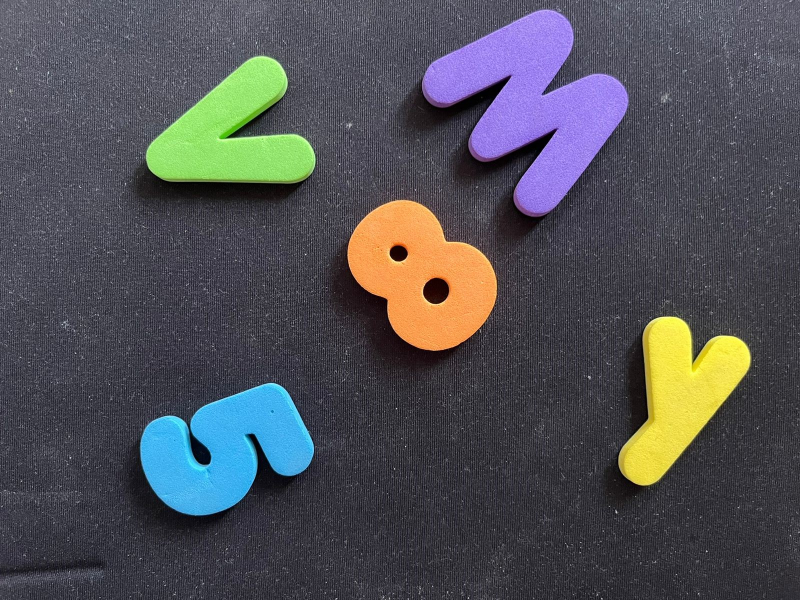
#> input picture act2/im3.jpeg, 1600 x 1200 px (shown at 1/2 size)
$ python detectar_region.py
#> lines starting #> are read from the running program, lines starting #| are printed output that depends on the picture; after the words box and inside, x2 and y2 are one past the last pixel; in counts of white or black regions, pixels touching at a corner belong together
# Programa para segmentar regiones de interés en función del color
import cv2
import numpy as np

if __name__ == '__main__':
    print("Inicio")
    # Abrimos la imagen
    img = cv2.imread("im3.jpeg")
#> img is the input picture: shape (1200, 1600, 3); mean B, G, R 85.7, 80.9, 80.3
    print(img.shape)
#| (1200, 1600, 3)

    # Cambiamos de tamaño (opcional)
    f = 0.5
    img_resized = cv2.resize(img, (0,0), fx=f, fy=f)
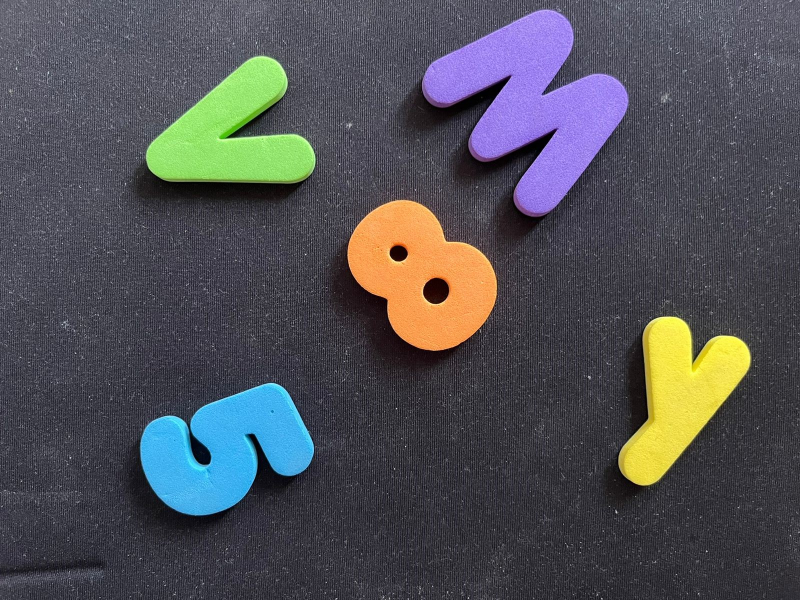
#> img_resized: shape (600, 800, 3); mean B, G, R 85.8, 81, 80.4

    # Tomamos una muestra de la región de interés
    min_sample =  (88, 218, 137)
    max_sample =  (119,245,167)

    print("minimo: ", min_sample)
    print("maximo: ", max_sample)

    # Umbralizamos
    img_bin = cv2.inRange(img_resized, min_sample, max_sample)
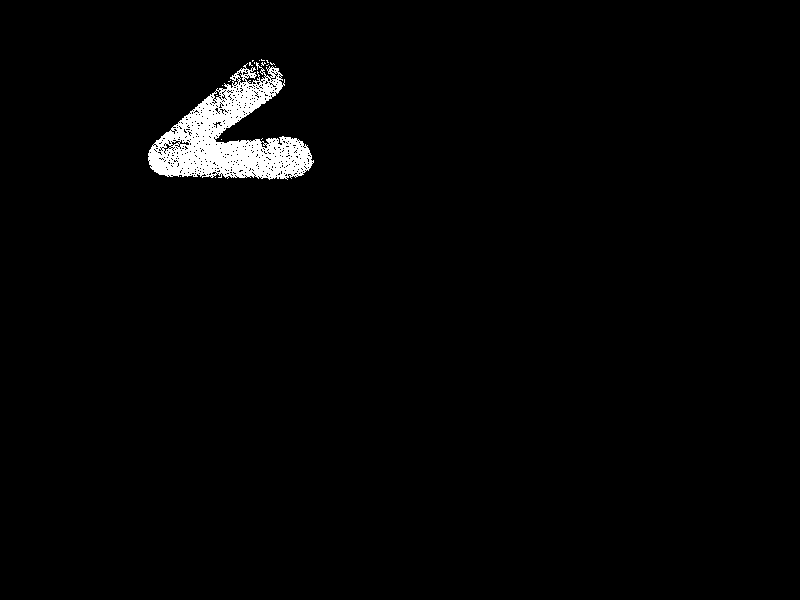
#> img_bin: shape (600, 800); 1.8% white; 18 white regions (17 under 20 px), largest, box (x1, y1, x2, y2) and area: (148, 62, 314, 180) 8738

    # Limpiamos ruido en la imagen
    kernel = np.ones((5,5), np.uint8)
    img_closed = cv2.morphologyEx(img_bin, cv2.MORPH_CLOSE, kernel)
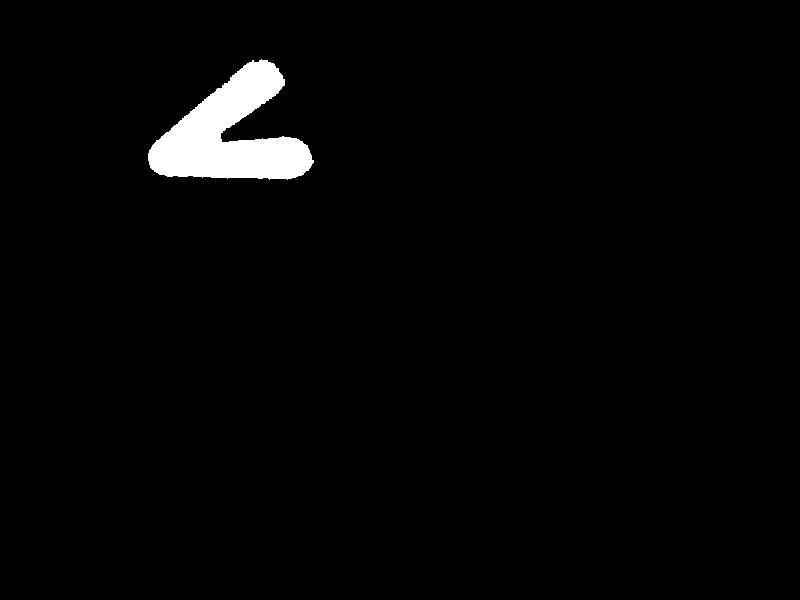
#> img_closed: shape (600, 800); 2.2% white; 1 white region

    # Buscamos contornos
    contours, hier = cv2.findContours(img_closed, cv2.RETR_TREE, cv2.CHAIN_APPROX_NONE)
#> contours = 1 contour; box (x1, y1, x2, y2) and area: (148, 59, 314, 180) 10113
    #print(contours)
    #print(hier)

    # Dibujamos contornos
    img_cnts = cv2.drawContours(img_resized, contours, -1, (0,0,255), 2)

    #cv2.imshow("img", img)
    cv2.imshow("img_resized", img_resized)
    cv2.imshow("img_bin", img_bin)
    cv2.imshow("img_closed", img_closed)
    cv2.imshow("contours", img_cnts)
    cv2.waitKey(0)

    # Guardamos resultado
    cv2.imwrite("resultado.png", img_cnts)

$ run again, with act2/im1.jpeg copied over act2/im3.jpeg
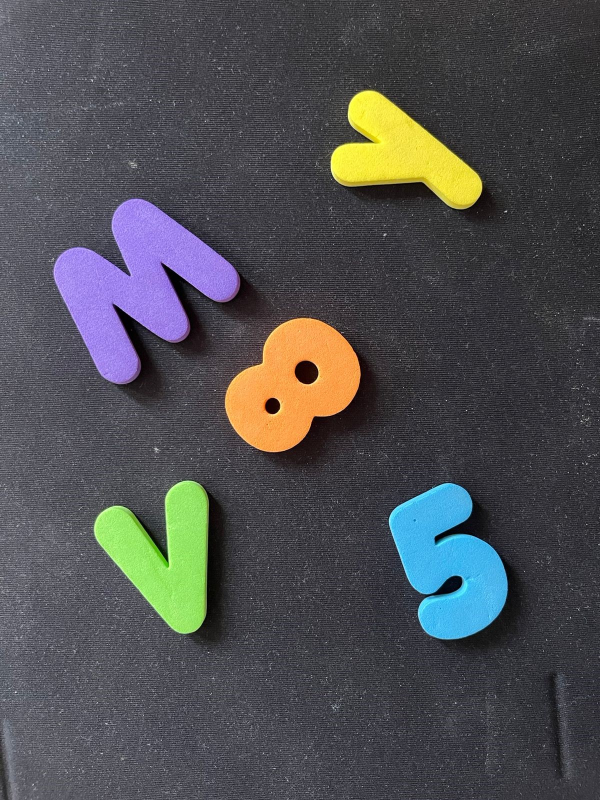
#> input picture act2/im1.jpeg, 1200 x 1600 px (shown at 1/2 size)
#> img is the input picture: shape (1600, 1200, 3); mean B, G, R 81.4, 79.4, 78.8
#| (1600, 1200, 3)
#> `img_bin = cv2.inRange(img_resized, min_sample, max_sample)`:
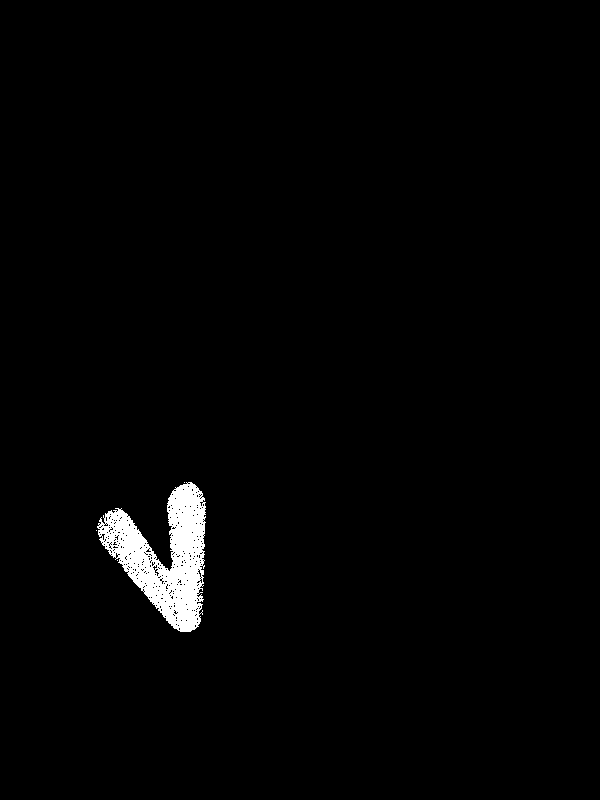
#> img_bin: shape (800, 600); 1.6% white; 4 white regions (3 under 20 px), largest, box (x1, y1, x2, y2) and area: (97, 482, 206, 632) 7798
#> `img_closed = cv2.morphologyEx(img_bin, cv2.MORPH_CLOSE, kernel)`:
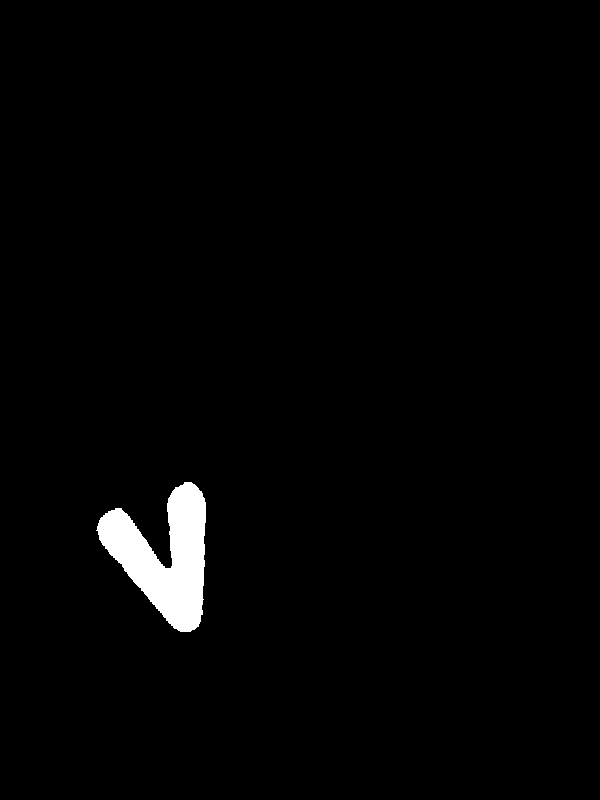
#> img_closed: shape (800, 600); 1.8% white; 1 white region
#> contours = 1 contour; box (x1, y1, x2, y2) and area: (96, 482, 206, 632) 8288
